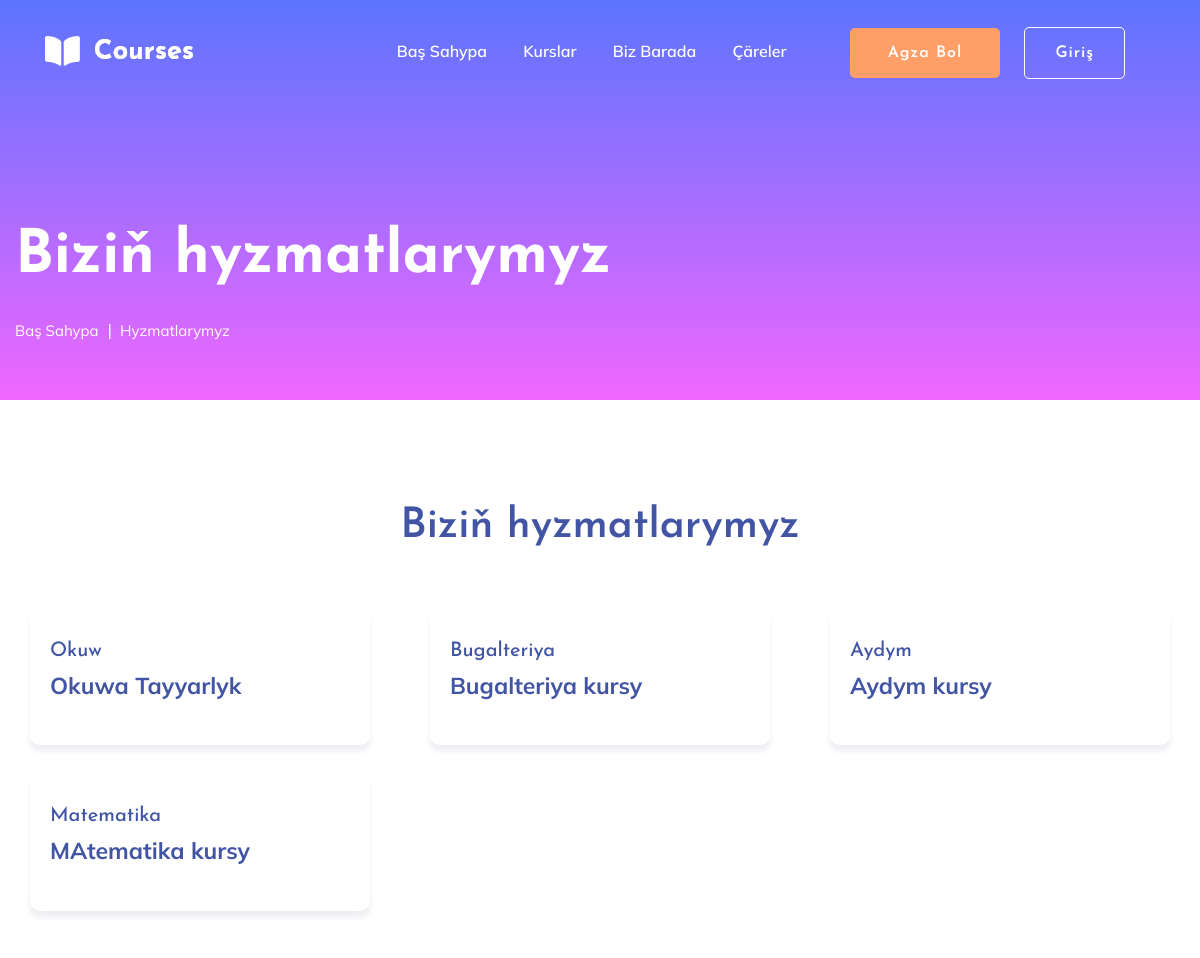
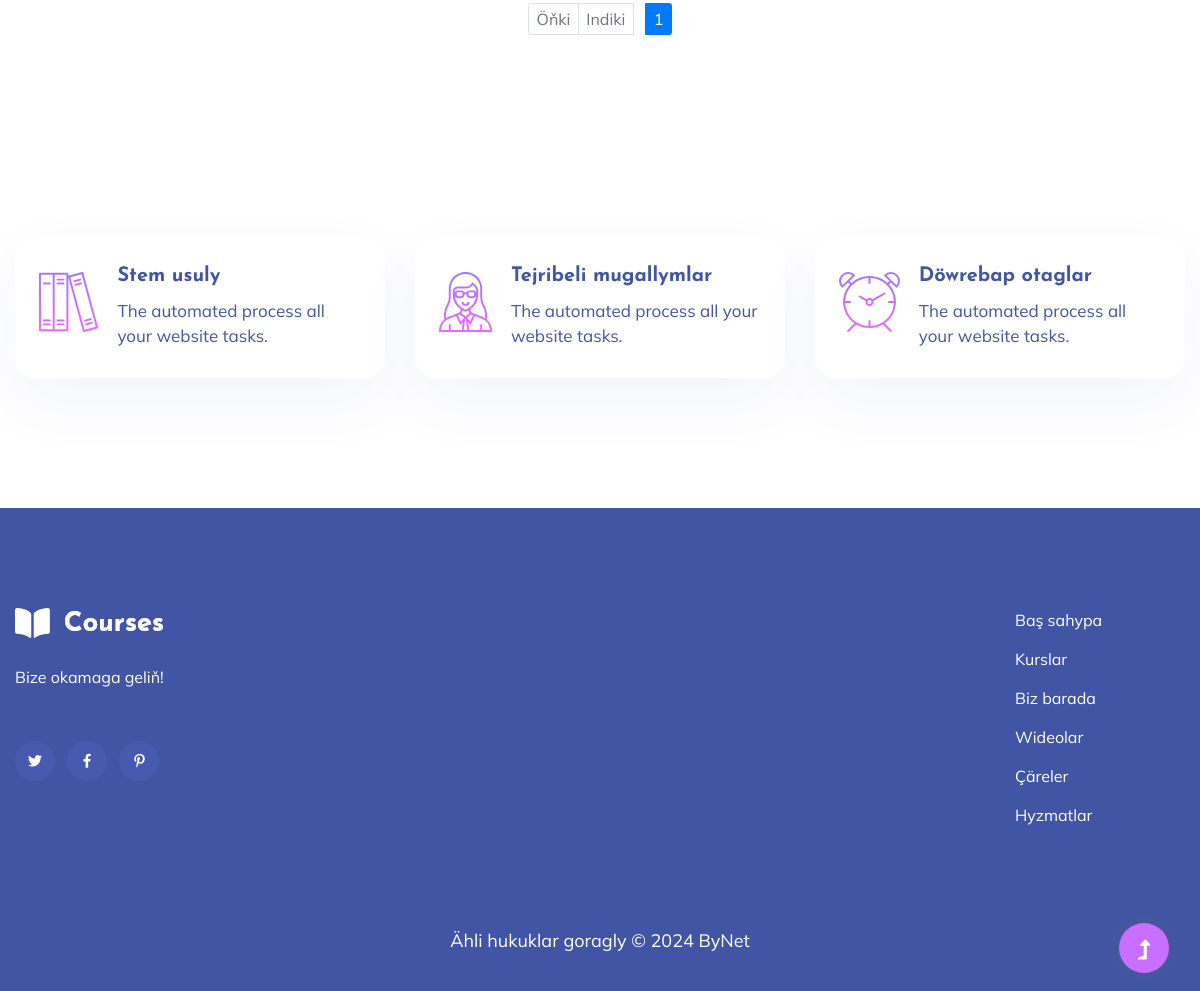
Page /services/ on the committed database (2 pictures, top to bottom).
### core/models.py (models this page shows, shortened)
class Service(models.Model):
    title = models.CharField(max_length=255, verbose_name="Hyzmatyň ady")
    content = models.TextField(blank=True, verbose_name="Hyzmat barada")

### core/views.py (the view)
# urls.py: path('services/', services, name="services")
def services(request):
    service = Service.objects.all()
    paginator = Paginator(service, 4)
    popular = Service.objects.order_by()[0:4]
    page_num = request.GET.get('page')
    page_obj = paginator.get_page(page_num)
    return render(request, 'core/services.html', {'page_obj': page_obj, 'popular': popular})

### core/templates/core/services.html (shortened to what this page needs)
{% extends 'base.html' %}
{% load static %}
{% block content %}
    <main>
        <section class="slider-area slider-area2">
            <div class="slider-active">
                <div class="single-slider slider-height2">
                    <div class="container">
                        <div class="row">
                            <div class="col-xl-8 col-lg-11 col-md-12">
                                <div class="hero__caption hero__caption2">
                                    <h1 data-animation="bounceIn" data-delay="0.2s">Biziň hyzmatlarymyz</h1>
                                    <nav aria-label="breadcrumb">
                                        <ol class="breadcrumb">
                                            <li class="breadcrumb-item"><a href="{% url 'home' %}">Baş sahypa</a></li>
                                            <li class="breadcrumb-item"><a href="{% url 'services' %}">Hyzmatlarymyz</a></li>
                                        </ol>
                                    </nav>
                                </div>
                            </div>
                        </div>
                    </div>
                </div>
            </div>
        </section>
        <div class="courses-area section-padding40 fix">
            <div class="container">
                <div class="row justify-content-center">
                    <div class="col-xl-7 col-lg-8">
                        <div class="section-tittle text-center mb-55">
                            <h2>Biziň hyzmatlarymyz</h2>
                        </div>
                    </div>
                </div>
                <div class="row">
                    {% for item in page_obj %}
                    <div class="col-lg-4">
                        <div class="properties properties2 mb-30">
                            <div class="properties__card">
                                <div class="properties__caption">
                                    <h3><a href="#">{{ item.title }}</a></h3>
                                    <div class="properties__footer d-flex justify-content-between align-items-center">
                                        <div class="price">
                                            <span>{{ item.content }}</span>
                                        </div>
                                    </div>
                                </div>
                            </div>
                        </div>
                    </div>
                    {% endfor %}
                </div>
            </div>
              <nav aria-label="Page navigation">
                <ul class="pagination">
                  {% if page_obj.has_previous %}
                  <li class="page-item">
                    <a class="page-link" href="?page={{ page_obj.previous_page_number }}" tabindex="-1" aria-disabled="true">Öňki</a>
                  </li>
                  {% else %}
                   <li class="page-item disabled">
                      <a class="page-link" href="#" tabindex="-1" aria-disabled="true">Öňki</a>
                   </li>
                  {% endif %}
                  {% if page_obj.has_next %}
                  <li class="page-item">
                    <a class="page-link" href="?page={{ page_obj.next_page_number }}" tabindex="-1" aria-disabled="true">Indiki</a>
                  </li>
                  {% else %}
                  <li class="page-item disabled">
                    <a class="page-link" href="#" tabindex="-1" aria-disabled="true">Indiki</a>
                  </li>
                  {% endif %}
                  {% for p in page_obj.paginator.page_range %}
                  {% if page_obj.number == p %}
                  <li class="page-item active" aria-current="page">
                     <a class="page-link" href="#">{{ p }} <span class="sr-only">(current)</span></a>
                  </li>
                  {% elif p > page_obj.number|add:-3 and p < page_obj.number|add:3 %}
                  <li class="page-item"><a class="page-link" href="?page={{ p }}">{{ p }}</a></li>
                  {% endif %}
                  {% endfor %}
                </ul>
              </nav>
        </div>
        <div class="services-area services-area2 section-padding40">
            <div class="container">
                <div class="row justify-content-sm-center">
                    <div class="col-lg-4 col-md-6 col-sm-8">
                        <div class="single-services mb-30">
                            <div class="features-icon">
                                <img src="{% static 'assets/img/icon/icon1.svg' %}" alt="">
                            </div>
                            <div class="features-caption">
                                <h3>Stem usuly</h3>
                                <p>The automated process all your website tasks.</p>
                            </div>
                        </div>
                    </div>
                    <div class="col-lg-4 col-md-6 col-sm-8">
                        <div class="single-services mb-30">
                            <div class="features-icon">
                                <img src="{% static 'assets/img/icon/icon2.svg' %}" alt="">
                            </div>
                            <div class="features-caption">
                                <h3>Tejribeli mugallymlar</h3>
                                <p>The automated process all your website tasks.</p>
                            </div>
                        </div>
                    </div>
                    <div class="col-lg-4 col-md-6 col-sm-8">
                        <div class="single-services mb-30">
                            <div class="features-icon">
                                <img src="{% static 'assets/img/icon/icon3.svg' %}" alt="">
                            </div>
                            <div class="features-caption">
                                <h3>Döwrebap otaglar</h3>
                                <p>The automated process all your website tasks.</p>
                            </div>
                        </div>
                    </div>
                </div>
            </div>
        </div>
    </main>
{% endblock %}

### rows in the picture
Service: title "Okuw", content "Okuwa Tayyarlyk"
Service: title "Bugalteriya", content "Bugalteriya kursy"
Service: title "Aydym", content "Aydym kursy"
Service: title "Matematika", content "MAtematika kursy"

### other values in the picture
{{ p }} "1"
